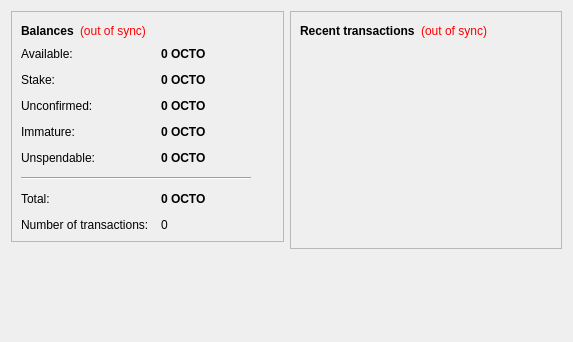
<?xml version="1.0" encoding="UTF-8"?>
<ui version="4.0">
 <class>OverviewPage</class>
 <widget class="QWidget" name="OverviewPage">
  <property name="geometry">
   <rect>
    <x>0</x>
    <y>0</y>
    <width>573</width>
    <height>342</height>
   </rect>
  </property>
  <property name="windowTitle">
   <string>Form</string>
  </property>
  <layout class="QHBoxLayout" name="horizontalLayout" stretch="1,1">
   <item>
    <layout class="QVBoxLayout" name="verticalLayout_2">
     <item>
      <widget class="QFrame" name="frame">
       <property name="frameShape">
        <enum>QFrame::StyledPanel</enum>
       </property>
       <property name="frameShadow">
        <enum>QFrame::Raised</enum>
       </property>
       <layout class="QVBoxLayout" name="verticalLayout_4">
        <item>
         <layout class="QHBoxLayout" name="horizontalLayout_4">
          <item>
           <widget class="QLabel" name="label_5">
            <property name="font">
             <font>
              <weight>75</weight>
              <bold>true</bold>
             </font>
            </property>
            <property name="text">
             <string>Balances</string>
            </property>
           </widget>
          </item>
          <item>
           <widget class="QLabel" name="labelWalletStatus">
            <property name="toolTip">
             <string>The displayed information may be out of date. Your wallet automatically synchronizes with the OctobitCoin network after a connection is established, but this process has not completed yet.</string>
            </property>
            <property name="styleSheet">
             <string notr="true">QLabel { color: red; }</string>
            </property>
            <property name="text">
             <string notr="true">(out of sync)</string>
            </property>
            <property name="alignment">
             <set>Qt::AlignLeading|Qt::AlignLeft|Qt::AlignVCenter</set>
            </property>
           </widget>
          </item>
          <item>
           <spacer name="horizontalSpacer_2">
            <property name="orientation">
             <enum>Qt::Horizontal</enum>
            </property>
            <property name="sizeHint" stdset="0">
             <size>
              <width>40</width>
              <height>20</height>
             </size>
            </property>
           </spacer>
          </item>
         </layout>
        </item>
        <item>
         <layout class="QFormLayout" name="formLayout_2">
          <property name="fieldGrowthPolicy">
           <enum>QFormLayout::AllNonFixedFieldsGrow</enum>
          </property>
          <property name="horizontalSpacing">
           <number>12</number>
          </property>
          <property name="verticalSpacing">
           <number>12</number>
          </property>
          <item row="0" column="0">
           <widget class="QLabel" name="labelAvailableText">
            <property name="toolTip">
             <string>Your current available balance</string>
            </property>
            <property name="text">
             <string>Available:</string>
            </property>
           </widget>
          </item>
          <item row="0" column="1">
           <widget class="QLabel" name="labelAvailable">
            <property name="font">
             <font>
              <weight>75</weight>
              <bold>true</bold>
             </font>
            </property>
            <property name="cursor">
             <cursorShape>IBeamCursor</cursorShape>
            </property>
            <property name="toolTip">
             <string>Your current available balance</string>
            </property>
            <property name="text">
             <string notr="true">0 OCTO</string>
            </property>
            <property name="alignment">
             <set>Qt::AlignLeading|Qt::AlignLeft|Qt::AlignVCenter</set>
            </property>
            <property name="textInteractionFlags">
             <set>Qt::LinksAccessibleByMouse|Qt::TextSelectableByKeyboard|Qt::TextSelectableByMouse</set>
            </property>
           </widget>
          </item>
          <item row="1" column="0">
           <widget class="QLabel" name="label_6">
            <property name="toolTip">
             <string>Total of coins that was staked, and do not yet count toward the current balance</string>
            </property>
            <property name="text">
             <string>Stake:</string>
            </property>
           </widget>
          </item>
          <item row="1" column="1">
           <widget class="QLabel" name="labelStake">
            <property name="font">
             <font>
              <weight>75</weight>
              <bold>true</bold>
             </font>
            </property>
            <property name="cursor">
             <cursorShape>IBeamCursor</cursorShape>
            </property>
            <property name="toolTip">
             <string>Total of coins that was staked, and do not yet count toward the current balance</string>
            </property>
            <property name="text">
             <string notr="true">0 OCTO</string>
            </property>
            <property name="alignment">
             <set>Qt::AlignLeading|Qt::AlignLeft|Qt::AlignVCenter</set>
            </property>
            <property name="textInteractionFlags">
             <set>Qt::LinksAccessibleByMouse|Qt::TextSelectableByKeyboard|Qt::TextSelectableByMouse</set>
            </property>
           </widget>
          </item>
          <item row="2" column="0">
           <widget class="QLabel" name="label_3">
            <property name="toolTip">
             <string>Total of transactions that have yet to be confirmed, and do not yet count toward the current balance</string>
            </property>
            <property name="text">
             <string>Unconfirmed:</string>
            </property>
           </widget>
          </item>
          <item row="2" column="1">
           <widget class="QLabel" name="labelUnconfirmed">
            <property name="font">
             <font>
              <weight>75</weight>
              <bold>true</bold>
             </font>
            </property>
            <property name="cursor">
             <cursorShape>IBeamCursor</cursorShape>
            </property>
            <property name="toolTip">
             <string>Total of transactions that have yet to be confirmed, and do not yet count toward the current balance</string>
            </property>
            <property name="text">
             <string notr="true">0 OCTO</string>
            </property>
            <property name="alignment">
             <set>Qt::AlignLeading|Qt::AlignLeft|Qt::AlignVCenter</set>
            </property>
            <property name="textInteractionFlags">
             <set>Qt::LinksAccessibleByMouse|Qt::TextSelectableByKeyboard|Qt::TextSelectableByMouse</set>
            </property>
           </widget>
          </item>
          <item row="3" column="0">
           <widget class="QLabel" name="labelImmatureText">
            <property name="toolTip">
             <string>Mined balance that has not yet matured</string>
            </property>
            <property name="text">
             <string>Immature:</string>
            </property>
           </widget>
          </item>
          <item row="3" column="1">
           <widget class="QLabel" name="labelImmature">
            <property name="font">
             <font>
              <weight>75</weight>
              <bold>true</bold>
             </font>
            </property>
            <property name="toolTip">
             <string>Mined balance that has not yet matured</string>
            </property>
            <property name="text">
             <string notr="true">0 OCTO</string>
            </property>
            <property name="alignment">
             <set>Qt::AlignLeading|Qt::AlignLeft|Qt::AlignVCenter</set>
            </property>
            <property name="textInteractionFlags">
             <set>Qt::LinksAccessibleByMouse|Qt::TextSelectableByKeyboard|Qt::TextSelectableByMouse</set>
            </property>
           </widget>
          </item>
          <item row="4" column="0">
           <widget class="QLabel" name="labelBalanceWatchOnlyText">
            <property name="toolTip">
             <string>Your unspendable balance</string>
            </property>
            <property name="text">
             <string>Unspendable:</string>
            </property>
           </widget>
          </item>
          <item row="4" column="1">
           <widget class="QLabel" name="labelBalanceWatchOnly">
            <property name="font">
             <font>
              <weight>75</weight>
              <bold>true</bold>
             </font>
            </property>
            <property name="cursor">
             <cursorShape>IBeamCursor</cursorShape>
            </property>
            <property name="toolTip">
             <string>Your unspendable balance</string>
            </property>
            <property name="text">
             <string notr="true">0 OCTO</string>
            </property>
            <property name="alignment">
             <set>Qt::AlignLeading|Qt::AlignLeft|Qt::AlignVCenter</set>
            </property>
            <property name="textInteractionFlags">
             <set>Qt::LinksAccessibleByMouse|Qt::TextSelectableByKeyboard|Qt::TextSelectableByMouse</set>
            </property>
           </widget>
          </item>
          <item row="5" column="0" colspan="2">
           <widget class="Line" name="line">
            <property name="maximumSize">
             <size>
              <width>230</width>
              <height>16777215</height>
             </size>
            </property>
            <property name="orientation">
             <enum>Qt::Horizontal</enum>
            </property>
           </widget>
          </item>
          <item row="6" column="0">
           <widget class="QLabel" name="labelTotalText">
            <property name="toolTip">
             <string>Your current total balance</string>
            </property>
            <property name="text">
             <string>Total:</string>
            </property>
           </widget>
          </item>
          <item row="6" column="1">
           <widget class="QLabel" name="labelTotal">
            <property name="font">
             <font>
              <weight>75</weight>
              <bold>true</bold>
             </font>
            </property>
            <property name="toolTip">
             <string>Your current total balance</string>
            </property>
            <property name="text">
             <string notr="true">0 OCTO</string>
            </property>
            <property name="alignment">
             <set>Qt::AlignLeading|Qt::AlignLeft|Qt::AlignVCenter</set>
            </property>
            <property name="textInteractionFlags">
             <set>Qt::LinksAccessibleByMouse|Qt::TextSelectableByKeyboard|Qt::TextSelectableByMouse</set>
            </property>
           </widget>
          </item>
          <item row="7" column="0">
           <widget class="QLabel" name="label_2">
            <property name="toolTip">
             <string>Total number of transactions in wallet</string>
            </property>
            <property name="text">
             <string>Number of transactions:</string>
            </property>
           </widget>
          </item>
          <item row="7" column="1">
           <widget class="QLabel" name="labelNumTransactions">
            <property name="toolTip">
             <string>Total number of transactions in wallet</string>
            </property>
            <property name="text">
             <string notr="true">0</string>
            </property>
           </widget>
          </item>
         </layout>
        </item>
       </layout>
      </widget>
     </item>
     <item>
      <spacer name="verticalSpacer">
       <property name="orientation">
        <enum>Qt::Vertical</enum>
       </property>
       <property name="sizeHint" stdset="0">
        <size>
         <width>20</width>
         <height>40</height>
        </size>
       </property>
      </spacer>
     </item>
    </layout>
   </item>
   <item>
    <layout class="QVBoxLayout" name="verticalLayout_3">
     <item>
      <widget class="QFrame" name="frame_2">
       <property name="frameShape">
        <enum>QFrame::StyledPanel</enum>
       </property>
       <property name="frameShadow">
        <enum>QFrame::Raised</enum>
       </property>
       <layout class="QVBoxLayout" name="verticalLayout">
        <item>
         <layout class="QHBoxLayout" name="horizontalLayout_2">
          <item>
           <widget class="QLabel" name="label_4">
            <property name="text">
             <string>&lt;b&gt;Recent transactions&lt;/b&gt;</string>
            </property>
           </widget>
          </item>
          <item>
           <widget class="QLabel" name="labelTransactionsStatus">
            <property name="toolTip">
             <string>The displayed information may be out of date. Your wallet automatically synchronizes with the OctobitCoin network after a connection is established, but this process has not completed yet.</string>
            </property>
            <property name="styleSheet">
             <string notr="true">QLabel { color: red; }</string>
            </property>
            <property name="text">
             <string notr="true">(out of sync)</string>
            </property>
            <property name="alignment">
             <set>Qt::AlignRight|Qt::AlignTrailing|Qt::AlignVCenter</set>
            </property>
           </widget>
          </item>
          <item>
           <spacer name="horizontalSpacer">
            <property name="orientation">
             <enum>Qt::Horizontal</enum>
            </property>
            <property name="sizeHint" stdset="0">
             <size>
              <width>40</width>
              <height>20</height>
             </size>
            </property>
           </spacer>
          </item>
         </layout>
        </item>
        <item>
         <widget class="QListView" name="listTransactions">
          <property name="styleSheet">
           <string notr="true">QListView { background: transparent; }</string>
          </property>
          <property name="frameShape">
           <enum>QFrame::NoFrame</enum>
          </property>
          <property name="verticalScrollBarPolicy">
           <enum>Qt::ScrollBarAlwaysOff</enum>
          </property>
          <property name="horizontalScrollBarPolicy">
           <enum>Qt::ScrollBarAlwaysOff</enum>
          </property>
          <property name="selectionMode">
           <enum>QAbstractItemView::NoSelection</enum>
          </property>
         </widget>
        </item>
       </layout>
      </widget>
     </item>
     <item>
      <spacer name="verticalSpacer_2">
       <property name="orientation">
        <enum>Qt::Vertical</enum>
       </property>
       <property name="sizeHint" stdset="0">
        <size>
         <width>20</width>
         <height>40</height>
        </size>
       </property>
      </spacer>
     </item>
    </layout>
   </item>
  </layout>
 </widget>
 <resources/>
 <connections/>
</ui>
